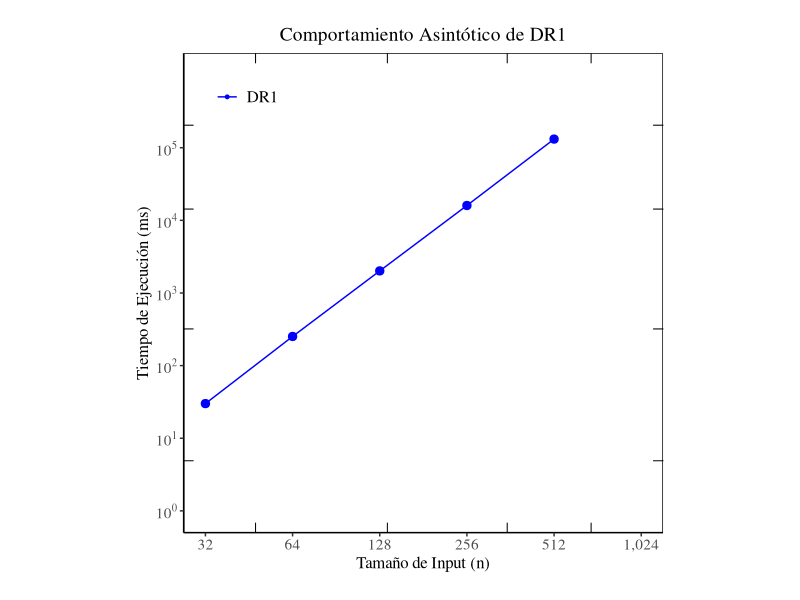
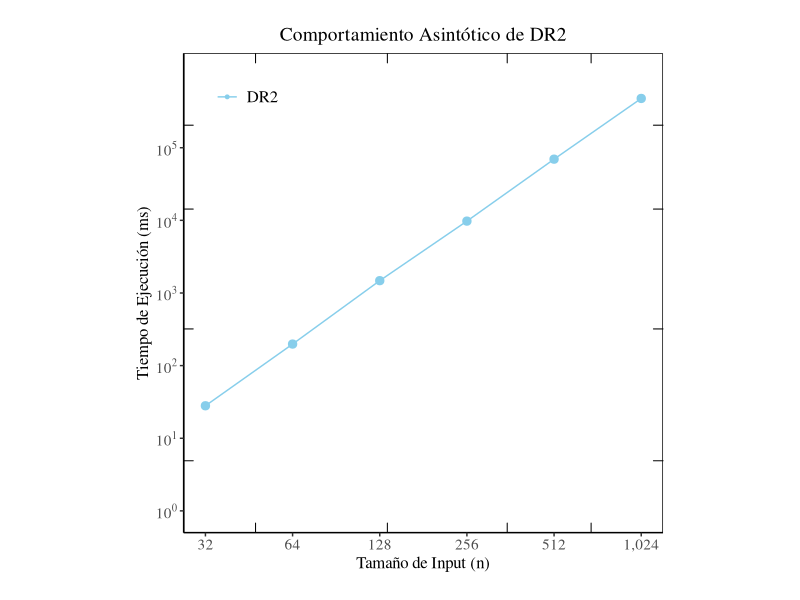
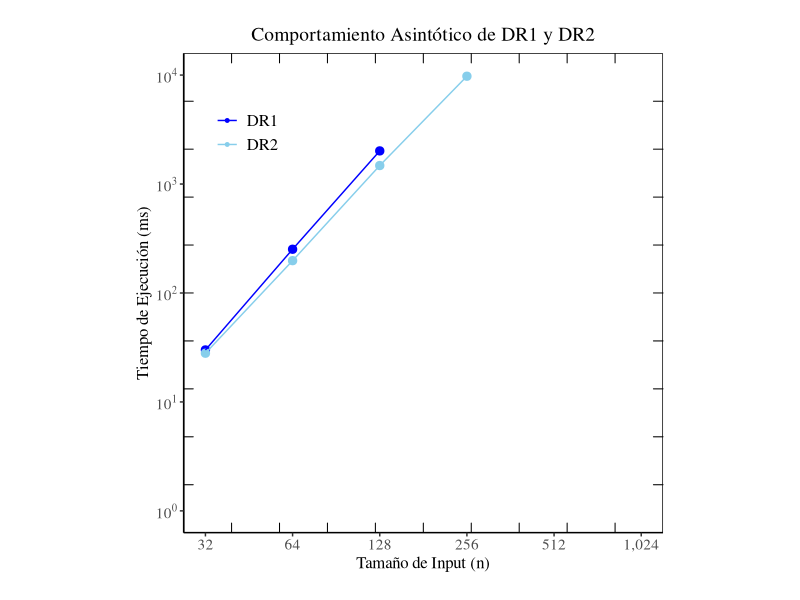

R code for these plots, in order:
### DR1 ###
library(tidyverse)

data <- read.csv("data/results.csv")
#print(data)

data_long <- data %>%
  pivot_longer(cols = c(DR1, DR2), names_to = "Algorithm", values_to = "Time")

plot_DR1 <- ggplot(data, aes(x = n, y = DR1, color = "DR1")) + 
  geom_point(size = 2.5, show.legend = TRUE) +     
  geom_line() +                     
  scale_x_continuous(trans = "log10", 
                     breaks = c(32, 64, 128, 256, 512, 1024), 
                     labels = scales::comma,
                     minor_breaks = function(limits) {
                       outer(1:9, 10^(2.1:3.1), "*")
                     }) +  
  scale_y_continuous(trans = "log10", 
                     breaks = 10^(0:5), limits = c(1, 1000000), 
                     labels = scales::trans_format("log10", scales::math_format(10^.x)),
                     minor_breaks = function(limits) {
                       outer(1:9, 10^(-0.1:3.1), "*")
                     }) + 
  labs(
    title = "Comportamiento Asintótico de DR1", 
    x = "Tamaño de Input (n)",
    y = "Tiempo de Ejecución (ms)",
    color = NULL   
  ) +
  scale_color_manual(values = c("DR1" = "blue"), labels = "DR1") +    
  theme_classic() +     
  theme(
    axis.title = element_text(size = 12, family = "serif"),    
    axis.text = element_text(size = 11, family = "serif"),    
    plot.title = element_text(hjust = 0.5, size = 14, family = "serif"), 
    plot.margin = margin(20, 20, 20, 20),                     
    aspect.ratio = 1,                                         
    legend.position = c(0.05, 0.95),                        
    legend.justification = c("left", "top"),
    legend.key = element_rect(fill = "white"),
    legend.text = element_text(size = 12, family = "serif"),
    panel.border = element_rect(color = "black", fill = NA)  
  ) +
  guides(color = guide_legend(override.aes = list(size = 1))) +

  annotation_custom(grid::segmentsGrob(x0 = unit(0, "npc"), x1 = unit(0.02, "npc"), 
                                       y0 = unit(c(0.15, 0.425, 0.675, 0.85), "npc"), 
                                       y1 = unit(c(0.15, 0.425, 0.675, 0.85), "npc"))) +
  annotation_custom(grid::segmentsGrob(x0 = unit(1, "npc"), x1 = unit(0.98, "npc"), 
                                       y0 = unit(c(0.15, 0.425, 0.675, 0.85), "npc"), 
                                       y1 = unit(c(0.15, 0.425, 0.675, 0.85), "npc"))) +
  annotation_custom(grid::segmentsGrob(x0 = unit(c(0.15, 0.425, 0.675, 0.85), "npc"), 
                                       x1 = unit(c(0.15, 0.425, 0.675, 0.85), "npc"), 
                                       y0 = unit(0, "npc"), y1 = unit(0.02, "npc"))) +
  annotation_custom(grid::segmentsGrob(x0 = unit(c(0.15, 0.425, 0.675, 0.85), "npc"), 
                                       x1 = unit(c(0.15, 0.425, 0.675, 0.85), "npc"), 
                                       y0 = unit(1, "npc"), y1 = unit(0.98, "npc")))

print(plot_DR1)

### DR2 ###

data <- read.csv("data/results.csv")
#print(data)

data_long <- data %>%
  pivot_longer(cols = c(DR1, DR2), names_to = "Algorithm", values_to = "Time")

plot_DR2 <- ggplot(data, aes(x = n, y = DR2, color = "DR2")) +
  geom_point(size = 2.5, show.legend = TRUE) +     
  geom_line() +                     
  scale_x_continuous(trans = "log10", 
                     breaks = c(32, 64, 128, 256, 512, 1024), 
                     labels = scales::comma,
                     minor_breaks = function(limits) {
                       outer(1:9, 10^(2.1:3.1), "*")
                     }) +  
  scale_y_continuous(trans = "log10", 
                     breaks = 10^(0:5), limits = c(1, 1000000), 
                     labels = scales::trans_format("log10", scales::math_format(10^.x)),
                     minor_breaks = function(limits) {
                       outer(1:9, 10^(-0.1:3.1), "*")
                     }) + 
  labs(
    title = "Comportamiento Asintótico de DR2",
    x = "Tamaño de Input (n)",
    y = "Tiempo de Ejecución (ms)",
    color = NULL
  ) +
  scale_color_manual(values = c("DR2" = "skyblue"), labels = "DR2") +
  theme_classic() +     
  theme(
    axis.title = element_text(size = 12, family = "serif"),    
    axis.text = element_text(size = 11, family = "serif"),    
    plot.title = element_text(hjust = 0.5, size = 14, family = "serif"), 
    plot.margin = margin(20, 20, 20, 20),                     
    aspect.ratio = 1,                                         
    legend.position = c(0.05, 0.95),                        
    legend.justification = c("left", "top"),
    legend.key = element_rect(fill = "white"),
    legend.text = element_text(size = 12, family = "serif"),
    panel.border = element_rect(color = "black", fill = NA)  
  ) +
  guides(color = guide_legend(override.aes = list(size = 1))) +

  annotation_custom(grid::segmentsGrob(x0 = unit(0, "npc"), x1 = unit(0.02, "npc"), 
                                       y0 = unit(c(0.15, 0.425, 0.675, 0.85), "npc"), 
                                       y1 = unit(c(0.15, 0.425, 0.675, 0.85), "npc"))) +
  annotation_custom(grid::segmentsGrob(x0 = unit(1, "npc"), x1 = unit(0.98, "npc"), 
                                       y0 = unit(c(0.15, 0.425, 0.675, 0.85), "npc"), 
                                       y1 = unit(c(0.15, 0.425, 0.675, 0.85), "npc"))) +
  annotation_custom(grid::segmentsGrob(x0 = unit(c(0.15, 0.425, 0.675, 0.85), "npc"), 
                                       x1 = unit(c(0.15, 0.425, 0.675, 0.85), "npc"), 
                                       y0 = unit(0, "npc"), y1 = unit(0.02, "npc"))) +
  annotation_custom(grid::segmentsGrob(x0 = unit(c(0.15, 0.425, 0.675, 0.85), "npc"), 
                                       x1 = unit(c(0.15, 0.425, 0.675, 0.85), "npc"), 
                                       y0 = unit(1, "npc"), y1 = unit(0.98, "npc")))

print(plot_DR2)


### DR1 and DR2 ###

data <- read.csv("data/results.csv")
#print(data)

data_long <- data %>%
  pivot_longer(cols = c(DR1, DR2), names_to = "Algorithm", values_to = "Time")

plot_loglog_square_ticks <- ggplot(data_long, aes(x = n, y = Time, color = Algorithm)) +
  geom_point(size = 2.5) +          
  geom_line() +                     
  scale_x_continuous(trans = "log10", 
                     breaks = c(32, 64, 128, 256, 512, 1024), 
                     labels = scales::comma,
                     minor_breaks = function(limits) {
                       outer(1:9, 10^(2.1:3.1), "*")
                     }) +  
  scale_y_continuous(trans = "log10", 
                     breaks = 10^(0:5), limits = c(1, 10000), 
                     labels = scales::trans_format("log10", scales::math_format(10^.x)),
                     minor_breaks = function(limits) {
                       outer(1:9, 10^(-0.1:3.1), "*")
                     }) + 
  labs(
    title = "Comportamiento Asintótico de DR1 y DR2",
    x = "Tamaño de Input (n)",
    y = "Tiempo de Ejecución (ms)",
    color = ""   
  ) +
  scale_color_manual(values = c("DR1" = "blue", "DR2" = "skyblue"), labels = c("DR1", "DR2")) +
  theme_classic() +     
  theme(
    axis.title = element_text(size = 12, family = "serif"),    
    axis.text = element_text(size = 11, family = "serif"),    
    plot.title = element_text(hjust = 0.5, size = 14, family = "serif"), 
    plot.margin = margin(20, 20, 20, 20),                     
    aspect.ratio = 1,                                         
    legend.position = c(0.05, 0.95),                        
    legend.justification = c("left", "top"),
    legend.key = element_rect(fill = "white"),
    legend.text = element_text(size = 12, family = "serif"),
    panel.border = element_rect(color = "black", fill = NA)  
  ) +
  guides(color = guide_legend(override.aes = list(size = 1))) +

  annotation_custom(grid::segmentsGrob(x0 = unit(0, "npc"), x1 = unit(0.02, "npc"), y0 = unit(seq(0.1, 0.9, by = 0.1), "npc"), y1 = unit(seq(0.1, 0.9, by = 0.1), "npc"))) +
  annotation_custom(grid::segmentsGrob(x0 = unit(1, "npc"), x1 = unit(0.98, "npc"), y0 = unit(seq(0.1, 0.9, by = 0.1), "npc"), y1 = unit(seq(0.1, 0.9, by = 0.1), "npc"))) +
  annotation_custom(grid::segmentsGrob(x0 = unit(seq(0.1, 0.9, by = 0.1), "npc"), x1 = unit(seq(0.1, 0.9, by = 0.1), "npc"), y0 = unit(0, "npc"), y1 = unit(0.02, "npc"))) +
  annotation_custom(grid::segmentsGrob(x0 = unit(seq(0.1, 0.9, by = 0.1), "npc"), x1 = unit(seq(0.1, 0.9, by = 0.1), "npc"), y0 = unit(1, "npc"), y1 = unit(0.98, "npc")))

print(plot_loglog_square_ticks)
